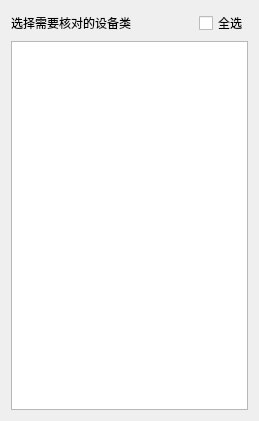
<?xml version="1.0" encoding="UTF-8"?>
<ui version="4.0">
 <class>Form</class>
 <widget class="QWidget" name="Form">
  <property name="windowModality">
   <enum>Qt::ApplicationModal</enum>
  </property>
  <property name="geometry">
   <rect>
    <x>0</x>
    <y>0</y>
    <width>259</width>
    <height>421</height>
   </rect>
  </property>
  <property name="windowTitle">
   <string>设置</string>
  </property>
  <property name="windowIcon">
   <iconset>
    <normaloff>设置.png</normaloff>设置.png</iconset>
  </property>
  <property name="styleSheet">
   <string notr="true">font: 9pt &quot;微软雅黑&quot;;</string>
  </property>
  <layout class="QVBoxLayout" name="verticalLayout">
   <item>
    <layout class="QHBoxLayout" name="horizontalLayout_2">
     <item>
      <widget class="QLabel" name="label">
       <property name="text">
        <string>选择需要核对的设备类</string>
       </property>
      </widget>
     </item>
     <item>
      <spacer name="horizontalSpacer">
       <property name="orientation">
        <enum>Qt::Horizontal</enum>
       </property>
       <property name="sizeHint" stdset="0">
        <size>
         <width>40</width>
         <height>20</height>
        </size>
       </property>
      </spacer>
     </item>
     <item>
      <widget class="QCheckBox" name="checkBox">
       <property name="text">
        <string>全选</string>
       </property>
      </widget>
     </item>
    </layout>
   </item>
   <item>
    <widget class="QListWidget" name="listWidget"/>
   </item>
   <item>
    <layout class="QHBoxLayout" name="horizontalLayout"/>
   </item>
  </layout>
 </widget>
 <resources/>
 <connections/>
</ui>
